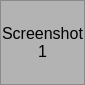
<?xml version="1.0" encoding="UTF-8"?>
<ui version="4.0">
 <class>PointcloudWidget</class>
 <widget class="QWidget" name="PointcloudWidget">
  <property name="geometry">
   <rect>
    <x>0</x>
    <y>0</y>
    <width>85</width>
    <height>85</height>
   </rect>
  </property>
  <property name="sizePolicy">
   <sizepolicy hsizetype="MinimumExpanding" vsizetype="MinimumExpanding">
    <horstretch>1</horstretch>
    <verstretch>1</verstretch>
   </sizepolicy>
  </property>
  <property name="minimumSize">
   <size>
    <width>85</width>
    <height>85</height>
   </size>
  </property>
  <property name="maximumSize">
   <size>
    <width>100</width>
    <height>100</height>
   </size>
  </property>
  <property name="cursor">
   <cursorShape>CrossCursor</cursorShape>
  </property>
  <property name="mouseTracking">
   <bool>true</bool>
  </property>
  <property name="windowTitle">
   <string>3D Pointcloud</string>
  </property>
  <property name="styleSheet">
   <string notr="true">background-color: rgb(179, 179, 179);</string>
  </property>
  <layout class="QVBoxLayout" name="layout">
   <property name="margin">
    <number>0</number>
   </property>
   <item>
    <widget class="QLabel" name="pointcloud">
     <property name="sizePolicy">
      <sizepolicy hsizetype="Expanding" vsizetype="Expanding">
       <horstretch>0</horstretch>
       <verstretch>0</verstretch>
      </sizepolicy>
     </property>
     <property name="minimumSize">
      <size>
       <width>85</width>
       <height>85</height>
      </size>
     </property>
     <property name="maximumSize">
      <size>
       <width>100</width>
       <height>100</height>
      </size>
     </property>
     <property name="font">
      <font>
       <pointsize>12</pointsize>
      </font>
     </property>
     <property name="cursor">
      <cursorShape>CrossCursor</cursorShape>
     </property>
     <property name="mouseTracking">
      <bool>true</bool>
     </property>
     <property name="frameShape">
      <enum>QFrame::StyledPanel</enum>
     </property>
     <property name="frameShadow">
      <enum>QFrame::Sunken</enum>
     </property>
     <property name="text">
      <string>Screenshot 1</string>
     </property>
     <property name="scaledContents">
      <bool>true</bool>
     </property>
     <property name="alignment">
      <set>Qt::AlignCenter</set>
     </property>
     <property name="wordWrap">
      <bool>true</bool>
     </property>
     <property name="textInteractionFlags">
      <set>Qt::NoTextInteraction</set>
     </property>
    </widget>
   </item>
  </layout>
 </widget>
 <resources/>
 <connections/>
</ui>
